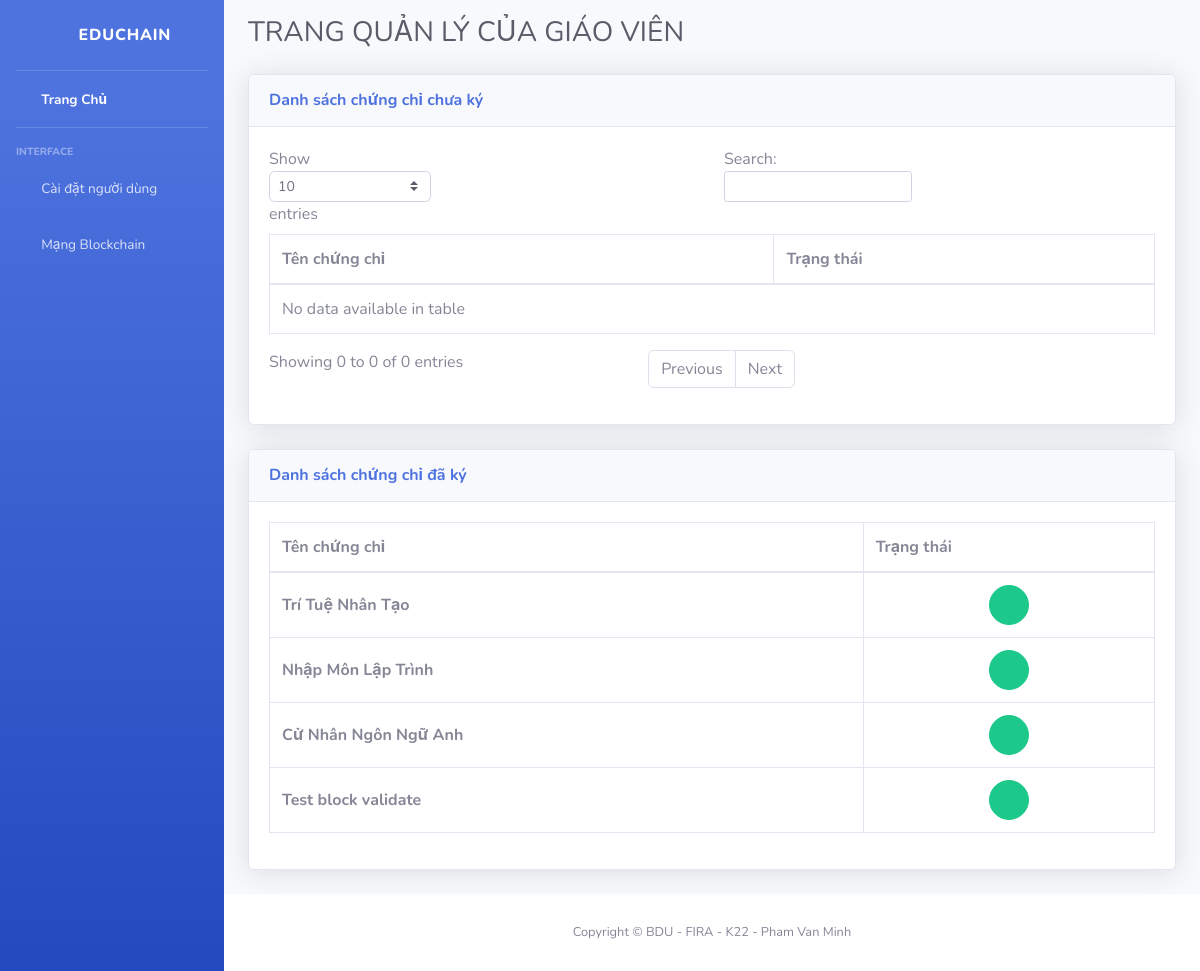
Before: / (signed in) with the older database file.
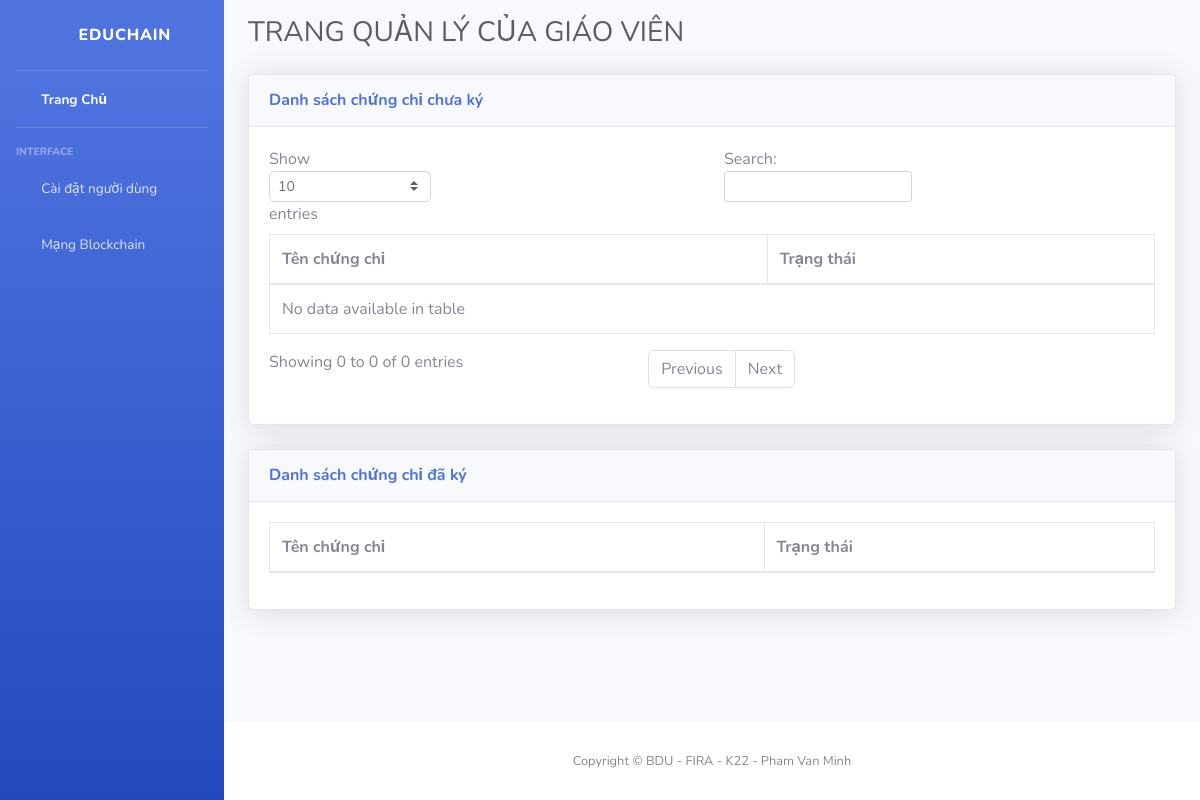
After: the same page with the newer database file.
### cert/models.py (models this page shows, shortened)
class CertHeader(models.Model):
    subject_name = models.CharField(max_length = 50, null = False)
    teacher = models.ForeignKey(User, on_delete = models.CASCADE, blank = False)
    is_signed_all = models.BooleanField(default=False)
    logo_image = models.FileField(upload_to='cert_logo/')

### cert/views.py (the view, shortened to what this page needs)
# urls.py: path('', home , name="home"),
@login_required(login_url='account_app:login')
def home(request):
    user = request.user
    context = {}
    if user.is_teacher == True:
        cert_headers = CertHeader.objects.filter(teacher = User.objects.get(id = user.id), is_signed_all = False)
        signed_cert_header = CertHeader.objects.filter(teacher = User.objects.get(id = user.id), is_signed_all = True)
        context['cert_headers'] = cert_headers
        context['signed_cert_header'] = signed_cert_header
        return render(request, 'cert/teacher_home.html', context=context)
    else:
        return redirect('account_app:logout')

### templates/cert/teacher_home.html (shortened to what this page needs)
{% extends "cert/base.html" %}
{% load static %}
{% block content %}
<div class="d-sm-flex align-items-center justify-content-between mb-4">
    <h1 class="h3 mb-0 text-gray-800">TRANG QUẢN LÝ CỦA GIÁO VIÊN</h1>
</div>
<div class="row">
    <div class="col-12">
        <div class="card shadow mb-4">
            <div class="card-header py-3">
                <div class="d-flex align-items-center">
                    <h6 class="m-0 font-weight-bold text-primary">Danh sách chứng chỉ chưa ký</h6>
                </div>
            </div>
            <div class="card-body">
                <div class="table-responsive">
                    <table class="table table-bordered justify-content-center" id="certTable" width="100%" cellspacing="0">
                        <thead>
                            <tr>
                                <th>Tên chứng chỉ</th>
                                <th>Trạng thái</th>
                            </tr>
                        </thead>
                        <tbody>
                        </tbody>
                    </table>
                </div>
            </div>
        </div>
    </div>
</div>
<div class="row">
    <div class="col-12">
        <div class="card shadow mb-4">
            <div class="card-header py-3">
                <div class="d-flex align-items-center">
                    <h6 class="m-0 font-weight-bold text-primary">Danh sách chứng chỉ đã ký</h6>
                </div>
            </div>
            <div class="card-body">
                <div class="table-responsive">
                    <table class="table table-bordered justify-content-center" id="certTable" width="100%" cellspacing="0">
                        <thead>
                            <tr>
                                <th>Tên chứng chỉ</th>
                                <th>Trạng thái</th>
                            </tr>
                        </thead>
                        <tbody>
                            {% for cert in signed_cert_header %}
                                <tr>
                                    <th class="align-middle">{{ cert.subject_name }}</th>
                                    <th class="align-middle">
                                    <center>
                                        <a href="{% url 'cert_app:teacher_cert_detail' cert.id %}" class="btn btn-success btn-circle">
                                            <i class="fas fa-check"></i>
                                        </a>
                                    </center>
                                    </th>
                                </tr>
                            {% endfor %}
                        </tbody>
                    </table>
                </div>
            </div>
        </div>
    </div>
</div>
{% endblock %}

### templates/cert/base.html (shortened to what this page needs)
{% load static %}
<!DOCTYPE html>
<html lang="en">
<head>
    <link href="{% static 'css/vendor/fontawesome-free/css/all.min.css' %}" rel="stylesheet" type="text/css">
    <link href="{% static 'css/sb-admin-2.min.css' %}" rel="stylesheet">
</head>
<body id="page-top">
    <div id="wrapper">
        <ul class="navbar-nav bg-gradient-primary sidebar sidebar-dark accordion" id="accordionSidebar">
            <a class="sidebar-brand d-flex align-items-center justify-content-center" href="/">
                <div class="sidebar-brand-icon rotate-n-15">
                    <i class="fas fa-laugh-wink"></i>
                </div>
                <div class="sidebar-brand-text mx-3">EDUCHAIN</div>
            </a>
            <hr class="sidebar-divider my-0">
            <li class="nav-item active">
                <a class="nav-link" href="/">
                    <i class="fas fa-fw fa-tachometer-alt"></i>
                    <span>Trang Chủ</span></a>
            </li>
            <hr class="sidebar-divider">
            <div class="sidebar-heading">
                Interface
            </div>
            <li class="nav-item">
                <a class="nav-link collapsed" href="#" data-toggle="collapse" data-target="#collapseTwo"
                    aria-expanded="true" aria-controls="collapseTwo">
                    <i class="fas fa-fw fa-user"></i>
                    <span>Cài đặt người dùng</span>
                </a>
            </li>
            <li class="nav-item">
                <a class="nav-link collapsed" href="#" data-toggle="collapse" data-target="#collapseUtilities"
                    aria-expanded="true" aria-controls="collapseUtilities">
                    <i class="fas fa-fw fa-network-wired"></i>
                    <span>Mạng Blockchain</span>
                </a>
            </li>
        </ul>
        <div id="content-wrapper" class="d-flex flex-column">
            <div id="content">
                <div class="container-fluid mt-3">
					{% block content %}
					{% endblock %}
                </div>
            </div>
            <footer class="sticky-footer bg-white">
                <div class="container my-auto">
                    <div class="copyright text-center my-auto">
                        <span>Copyright &copy; BDU - FIRA - K22 - Pham Van Minh</span>
                    </div>
                </div>
            </footer>
        </div>
    </div>
</body>
</html>

Changed rows visible on the page:
removed CertHeader: subject_name "Trí Tuệ Nhân Tạo"
removed CertHeader: subject_name "Nhập Môn Lập Trình"
removed CertHeader: subject_name "Cử Nhân Ngôn Ngữ Anh"
removed CertHeader: subject_name "Test block validate"
